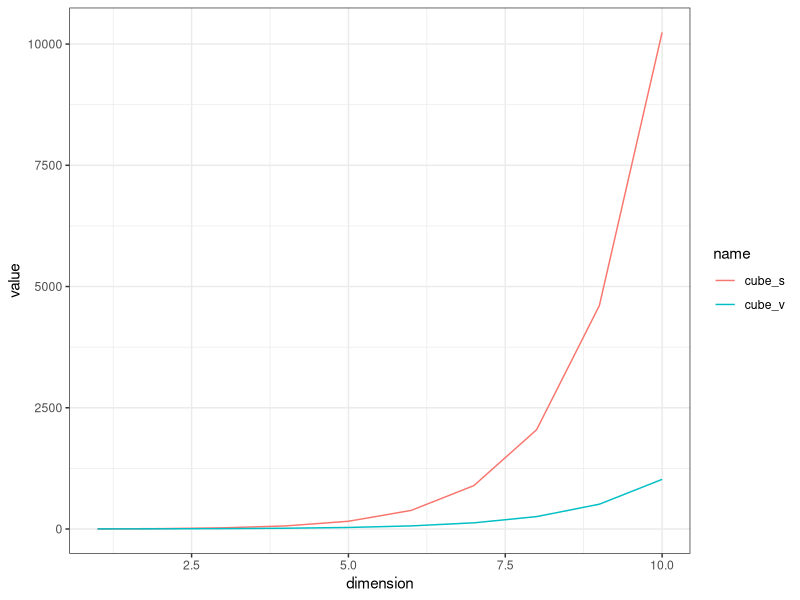

R code for this plot:
# Generator Functions
# x = sidelength, n = dimensionality
cube <- function(x, n){
  vec = c('x' = x, 'n' = n)
  structure(vec, class = c('cube', class(vec)))
} 

# r = radius, n = dimensionality
sphere <- function(r, n) {
  vec = c('r' = r, 'n' = n)
  structure(vec, class = c('sphere', class(vec)))
} 

# Generic Functions
volume <- function(x) UseMethod("volume", x)
volume.cube <- function(x) return(unname(x['x'] ^ x['n']))
volume.sphere <- function(x) {
  r = x['r']
  n = x['n']
  
  unname(pi^(n/2) / gamma(n/2 + 1) * r^n)
}

surfaceArea <- function(x) UseMethod("surfaceArea", x)
surfaceArea.cube <- function(x) {
  n = x['n']
  s = x['x']
  unname(2*n*s^(n - 1))
}
surfaceArea.sphere <- function(x) {
  r = x['r']
  n = x['n']
  
  unname(2 * pi^(n/2) / gamma(n/2) * r^(n-1))
}



# Increasing Dimensionality
x = 2 # fixing side length of cube and radius of sphere at 2
df <- data.frame(dimension = 1:10)
df$cube_v <- sapply(df$dimension, function(n) volume(cube(2, n)))
df$cube_s <- sapply(df$dimension, function(n) surfaceArea(cube(2, n)))
# df$sphere_v <- sapply(df$dimension, function(n) volume(sphere(2, n)))
# df$sphere_s <- sapply(df$dimension, function(n) surfaceArea(sphere(2, n)))

library(tidyverse)
df %>% 
  pivot_longer(cols = -dimension) %>% 
  ggplot(aes(x = dimension, y = value, color = name)) + geom_line() + theme_bw()


